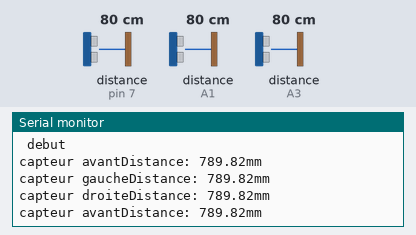
Bench run of a sketch on a simulated Arduino Uno, built with avr-gcc and run on an emulated ATmega328P. On the bench: the last lines printed to the serial monitor. Wiring (inferred from the names in the program): 3 × ultrasonic range finder: trigger pin 4, echo pin 7 / trigger A0, echo A1 / trigger A2, echo A3. Inputs (shaded band) come from the test bench; at power-on: distance to the obstacle (sensors on pin 7, A1, A3) 80 cm. The echo pulse lasts 58.3 µs per cm.

Above: at 6.8 s.
6.9 s: distance to the obstacle (sensor on pin 7) set to 2 cm
At 9.0 s:
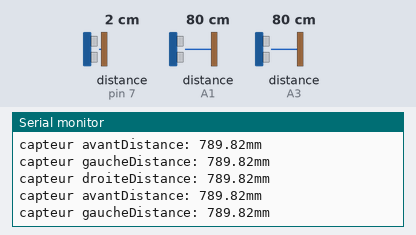
13.6 s: distance to the obstacle (sensor on A1) set to 2 cm
At 16.9 s:
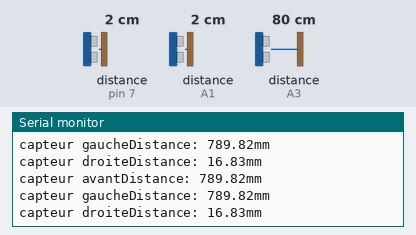
20.3 s: distance to the obstacle (sensor on A3) set to 60 cm
At 23.0 s:
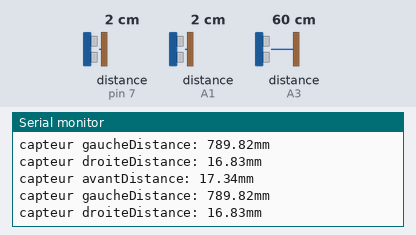
34.0 s: distance to the obstacle (sensor on pin 7) set to 4 cm
At 35.1 s:
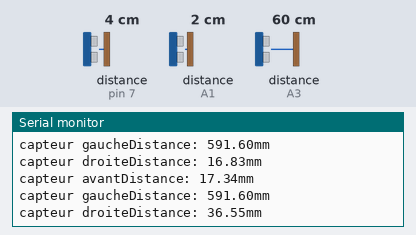
40.7 s: distance to the obstacle (sensor on A1) set to 4 cm
At 42.7 s:
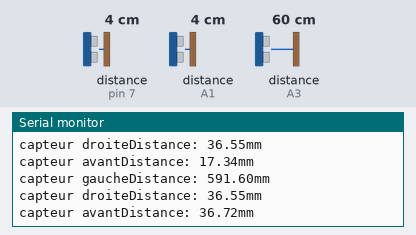
47.4 s: distance to the obstacle (sensor on A3) set to 2 cm
At 51.5 s:
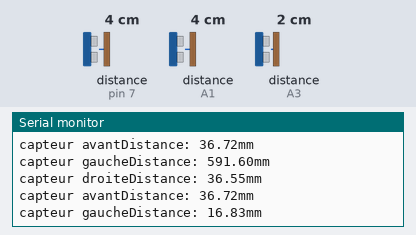
Timing chart, 0 to 53.0 s (numbered marks = the images above; inputs shaded):
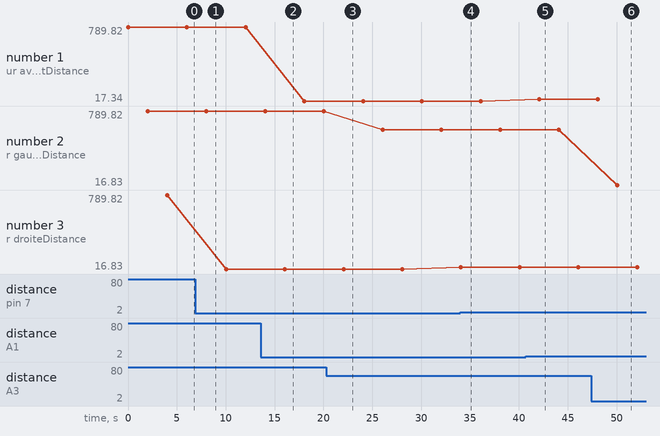

Measured:
- after the input at 34.0 s, the serial monitor: prints a new line after 0.07 s (image 4)
- after the input at 40.7 s, the serial monitor: prints a new line after 1.4 s (image 5)
- after the input at 47.4 s, the serial monitor: prints a new line after 2.7 s (image 6)
- plotted number 1: 789.82 → 17.34 after the input at 13.6 s, 17.34 → 36.72 after the input at 40.7 s
- plotted number 2: 789.82 → 591.6 after the input at 20.3 s, 591.6 → 16.83 after the input at 47.4 s
- plotted number 3: 789.82 → 16.83 after the input at 6.9 s, 16.83 → 36.55 after the input at 34.0 s

The sketch:

calculDistanceComplet.ino
```cpp
/* On initialise les broches trigger et echo*/
/* capteur de devant */
const byte TRIGGER_PIN_AVANT = A0; // Broche TRIGGER
const byte ECHO_PIN_AVANT = A1;    // Broche ECHO
/* capteur de gauche */
const byte TRIGGER_PIN_GAUCHE = A2; // Broche TRIGGER
const byte ECHO_PIN_GAUCHE = A3;    // Broche ECHO
/* capteur de droite */
const byte TRIGGER_PIN_DROITE = 4; // Broche TRIGGER
const byte ECHO_PIN_DROITE = 7;    // Broche ECHO
/* Vitesse du son  en mm/us */
const float VITESSE_SON = 340.0 / 1000;

/* Constantes pour le timeout */
const unsigned long TIMEOUT = 13000UL; // 13ms = ~4m à 340m/s

float calculDistance(byte TRIGGER_PIN, byte ECHO_PIN){

   //on lance le calcul de distance en envoyant une impulsion de niveau haut de 10µs sur  TRIGGER
  pinMode(TRIGGER_PIN, OUTPUT);
  digitalWrite(TRIGGER_PIN, HIGH);
  delayMicroseconds(10);
  digitalWrite(TRIGGER_PIN, LOW);


  //on mesure le temps entre l'envoi de l'impulsion  et son renvoi si un obstacle existe
  long mesure_envoi_reception = pulseIn(ECHO_PIN, HIGH, TIMEOUT);

  //Calcul de la distance en mm
  float distance = mesure_envoi_reception / 2.0 * VITESSE_SON;

  Serial.print(F("Distance: "));
  Serial.print(distance);
  Serial.print(F("mm"));
   Serial.println(" ");


  //Délai pour ne pas spamer l'affichage des résultats
  delay(2000);
  }

 /* initialisation */

void setup() {
     /* Initialise le port série */
     while(!Serial);
  Serial.begin(115200);

  Serial.println(" debut ");

}

 /* lancement */
void loop() {
Serial.print("capteur avant");
calculDistance(TRIGGER_PIN_AVANT, ECHO_PIN_AVANT);
  Serial.print("capteur gauche");

calculDistance(TRIGGER_PIN_GAUCHE, ECHO_PIN_GAUCHE);
 Serial.print("capteur droite");

calculDistance(TRIGGER_PIN_DROITE, ECHO_PIN_DROITE);


}
```
